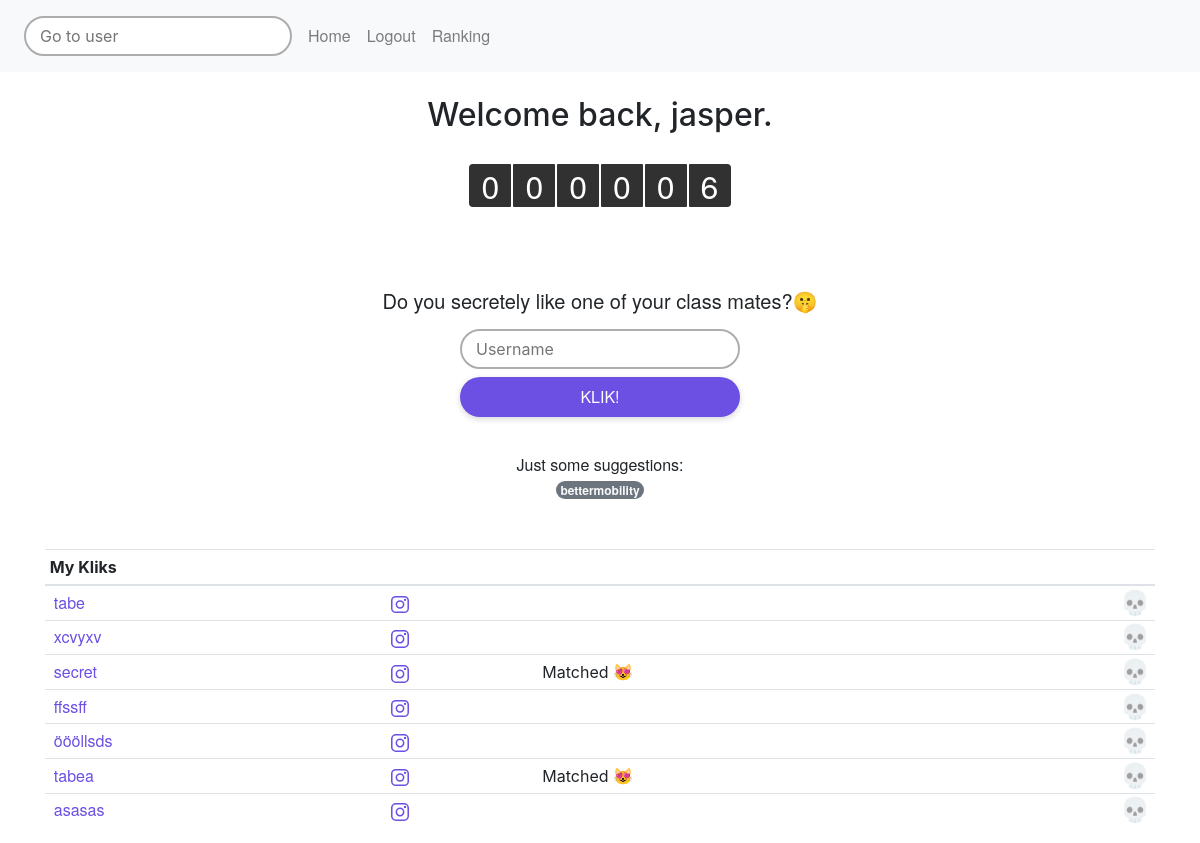
The page / (signed in) on the database its author committed.
### website/models.py (models this page shows, shortened)
class Users(db.Model, UserMixin):
    id = db.Column(db.Integer, primary_key=True)
    temppass = db.Column(db.String(150))
    username = db.Column(db.String(150), unique=True)
    creation_date = db.Column(db.DateTime(timezone=True), default=func.now())
    clicks = db.relationship('Clicks')
    messages = db.relationship('Messages')
    member = db.relationship('Memberships')

class Clicks(db.Model):
    id = db.Column(db.Integer, primary_key=True)
    sender = db.Column(db.String(150), db.ForeignKey('users.username'))
    receiver = db.Column(db.String(150))
    creation_date = db.Column(db.DateTime(timezone=True), default=func.now())
    confirmed = db.Column(db.Boolean)

### website/views.py (the view, shortened to what this page needs)
@views.route('/', methods=['GET', 'POST'])
@login_required
def home():
    people = []
    rere = []
    known_people = []
    people_count = []
    matches, sLi = find_matches(current_user)
    received = Clicks.query.filter_by(receiver=current_user.username).all()
    for r in received:
        rere.append(r.sender)
    rows = len(received)
    print(received)
    sent = Clicks.query.filter_by(sender=current_user.username).all()
    random_people = Clicks.query.filter(and_(Clicks.receiver != current_user.username, Clicks.confirmed != 0)).filter(Clicks.sender.notin_(rere)).all()
    print("randoms:")
    print(random_people)
    comm_prob = randrange(100)
    print(comm_prob)
    if comm_prob < 25:
        chosen = randrange(len(received))
        received = received[chosen:chosen+1] #select one random person from the received list
        received = received + random_people #add it to a list of unknown, random people
    else:
        received = random_people
    for r in received:
        people.append(r.sender)
    for s in sent:
        known_people.append(s.receiver)
    for kp in known_people:
        print("LINE 50")
        count = Clicks.query.filter_by(receiver=kp).count()
        people_count.append(str(count))
    people = list(set(people) - set(known_people))
    people = set(people)  # take distinct names
    if current_user.username in people:
        people.remove(current_user.username)
    new_rows = click_counter(rows)
    return render_template("home.html", user=current_user, rows=new_rows, matches=matches, people=people, count=people_count)

### website/__init__.py (called while the page is built)
def create_app():
    app = Flask(__name__)
    app.config['SECRET_KEY'] = 'hjshjhdjah kjshkjdhjs'
    app.config['LOGIN_URL_EXPIRES_IN'] = 60 * 5  # expiration time of the login url in seconds
    app.config['LOGIN_URL'] = '/x/login-with-token'
    app.config['LOGIN_JWT_ALGORITHM'] = "HS256"
    app.config['SQLALCHEMY_DATABASE_URI'] = f'sqlite:///{DB_NAME}'
    app.config["SQLALCHEMY_TRACK_MODIFICATIONS"] = False
    db.init_app(app)
    from .views import views
    from .auth import auth
    app.register_blueprint(views, url_prefix='/')
    app.register_blueprint(auth, url_prefix='/')
    from .models import Users, Clicks, Messages, Memberships
    create_database(app)
    login_manager = LoginManager()
    login_manager.login_view = 'auth.login'
    login_manager.init_app(app)
    @login_manager.user_loader
    def load_user(id):
        return Users.query.get(int(id))
    return app

### website/methods.py (called while the page is built)
def find_matches(user):
    received = Clicks.query.filter_by(receiver=user.username).all()
    sent = Clicks.query.filter_by(sender=user.username).all()
    matches = []
    li = []
    sLi = []
    for r in received:
        username = r.sender
        user = Users.query.filter_by(username=username).first()
        li.append(user.username)
    for s in sent:
        sLi.append(s.receiver)
        if s.receiver in li:
            matches.append(s.receiver)
            print("Matched with " + str(s.receiver))
    return matches, sLi

### website/views.py (called while the page is built)
def click_counter(rows):
    if rows < 10:
        new_rows = "00000" + str(rows)
    elif 10 <= rows < 100:
        new_rows = "0000" + str(rows)
    elif 100 < rows < 1000:
        new_rows = "000" + str(rows)
    elif 1000 < rows < 10000:
        new_rows = "00" + str(rows)
    elif 10000 < rows < 100000:
        new_rows = "0" + str(rows)
    else:
        new_rows = str(rows)
    return new_rows

### website/templates/home.html (shortened to what this page needs)
{% extends "base.html" %} {% block title %}Home{% endblock %} {% block content
%}
    <br />
<h2 align="center">Welcome back, {{ user.username }}.</h2>
     <br />
    <div align="center"><div class="click-counter" align="center"><div class="cc-number">{{ rows }}</div><img src="static/counter.svg" alt="click counter" class="cc-bg"></div>
    <br />
    <h4 align="center">Do you secretely like one of your class mates?🤫</h4>
    <form method="POST" spellcheck="false">
  <input type="text" class="inp input-primary" name="click" id="click" placeholder="Username" aria-label="Username" aria-describedby="basic-addon1">
</div>
  <div align="center">
    <button type="submit" class="btn button-primary">KLIK!</button>
  </div>
<div align="center">
    <br/>
    <a>Just some suggestions: </a>
    <br/>
    {% for p in people %}
        <a class="badge rounded-pill bg-secondary text-light" href="https://www.wwu.de/{{ p }}">{{ p }}</a>
    {% endfor %}
</div>
<br/>
    <br/>
     <table class="table table-sm">
  <thead>
    <tr>
        <th scope="col">My Kliks</th>
        <th scope="col"></th>
      <th scope="col"></th>
      <th scope="col"></th>
    </tr>
  </thead>
  <tbody>
  {% for click in user.clicks %}
    <tr>
        <td><a href="http://127.0.0.1:5000/{{ click.receiver }}" class="link-primary">{{ click.receiver }}</a></td>
      <td><a href="https://www.instagram.com/{{ click.receiver }}" class="link-primary"><img src="static/insta.svg" alt="insta"></a></td>
      <td>{% if click.receiver in matches %} Matched 😻 {% endif %}</td>
      <td><button type="button" class="close" onClick="deleteNote({{ click.id }})">
      <span aria-hidden="true", >💀</span>
    </button></td>
    </tr>
  {% endfor %}
  </tbody>
</table>
{% endblock %}

### website/static/css/base.css (style rules this page uses)
.cc-number { color: var(--white); font-family: 'HelveticaNeue-Medium', Helvetica Neue; font-size: 32px; font-style: normal; font-weight: 200; letter-spacing: 26px; position: relative; top: 45px; z-index: 1; left: 13px; }
.click-counter { position: relative; bottom:50px; }
.cc-bg { position: relative; }
h4 { font-family: 'HelveticaNeue-Regular', Helvetica Neue; font-size: 20px; margin:8px; }
a { font-family: 'HelveticaNeue-Medium', Helvetica Neue; font-size: 16px; padding:4px; }
.link-primary { color: #6C4FE3; font-family: 'HelveticaNeue-Medium', Helvetica Neue; font-size: 16px; }
.btn.button-primary { height: 40px; min-width: 280px; background-color: #6C4FE3; color: white; font-family: 'HelveticaNeue-Medium', Helvetica Neue; font-size: 16px; border-radius: 22px; box-shadow: 0px 2px 6px rgba(0,0,0,0.16); margin-bottom: 12px; }
.inp.input-primary { height: 40px; width: 280px; border-radius: 22px; border:2px solid #ADADAD; padding-left: 14px; margin: 8px; }
:root { --black: rgba(0,0,0,1.0); --dove-gray: rgba(112,112,112,1.0); --mountain-mist: rgba(149,149,149,1.0); --purple-heart: rgba(108,79,227,1.0); --silver: rgba(193,193,193,1.0); --silver-chalice: rgba(173,173,173,1.0); --white: rgba(255,255,255,1.0); }

### rows shown on the page
Users: username "jasper"
Clicks: sender "bettermobility"
Clicks: receiver "tabe"
Clicks: receiver "xcvyxv"
Clicks: receiver "secret", shows "Matched 😻"
Clicks: receiver "ffssff"
Clicks: receiver "öööllsds"
Clicks: receiver "tabea", shows "Matched 😻"
Clicks: receiver "asasas"

### other values the page prints
{{ rows }} "000006"
